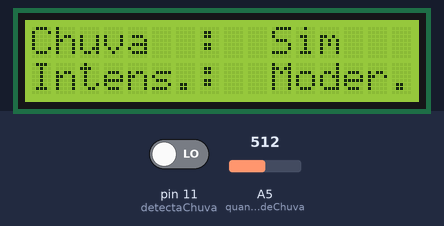
The sketch below on a simulated Arduino Uno, built with avr-gcc and run on an emulated ATmega328P. Shown: 16×2 character LCD. The test bench sets the inputs (shaded band); at power-on: A5 (quantidadeChuva) = 512, pin 11 (detectaChuva) LOW. What the sketch prints to the serial monitor is not drawn.

Above: at 1.2 s.
1.3 s: A5 (quantidadeChuva) set to 610
At 3.2 s:
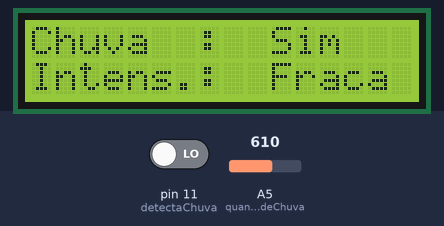
3.5 s: pin 11 (detectaChuva) driven HIGH
At 5.2 s:
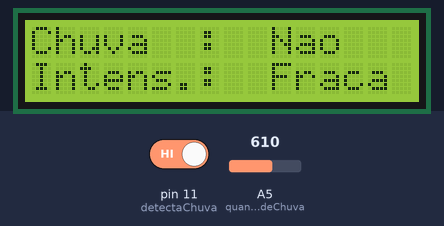
5.5 s: A5 (quantidadeChuva) set to 590
At 6.9 s:
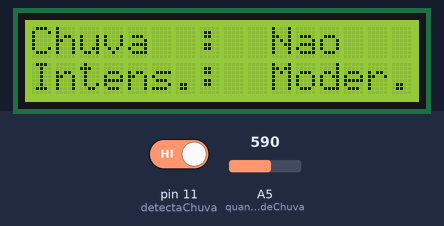
7.5 s: A5 (quantidadeChuva) set to 390
At 8.7 s:
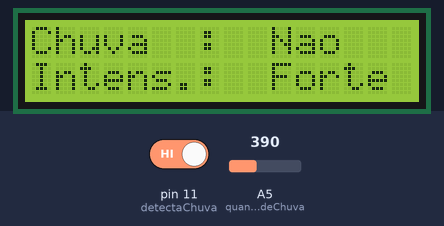
9.5 s: pin 11 (detectaChuva) driven LOW
At 10.4 s:
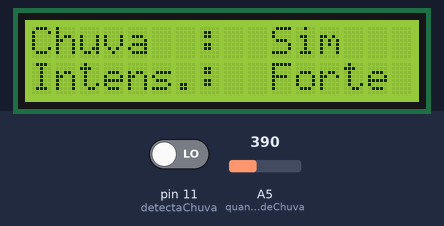
11.5 s: A5 (quantidadeChuva) set to 900
At 13.3 s:
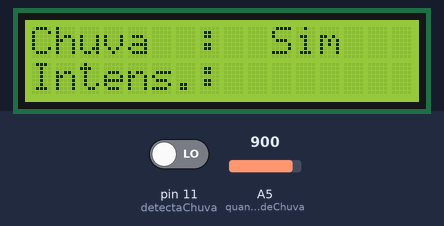
Timing chart, 0 to 14.6 s (numbered marks = the images above; inputs shaded):
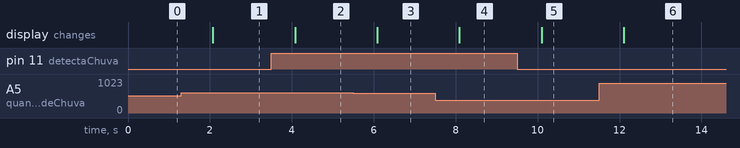

The sketch:

PRG_4_4.ino
```cpp
#include <LiquidCrystal.h>
int detectaChuva = 11; // D11
int quantidadeChuva = A5; // A5
int valor_detectorChuva = 0; //Armazena o valor lido do pino digital
int valor_quantidadeChuva = 0; //Armazena o valor lido do pino analogico
const int portaSerial = 9600;

const int rs = 8, en = 9, d4 = 4, d5 = 5, d6 = 6, d7 = 7;
LiquidCrystal lcd(rs, en, d4, d5, d6, d7);

void setup()
{
  lcd.begin(16, 2);
  pinMode(detectaChuva, INPUT);
  pinMode(quantidadeChuva, INPUT);
  Serial.begin(portaSerial);
  lcd.setCursor(0,0);
  lcd.print("Chuva  : ");
  lcd.setCursor(0,1);
  lcd.print("Intens.: ");
}

void loop()
{
  valor_detectorChuva = digitalRead(detectaChuva);
  valor_quantidadeChuva = analogRead(quantidadeChuva);

  Serial.print("Valor digital : ");
  Serial.print(valor_detectorChuva);
  Serial.print(" - Valor analogico : ");
  Serial.println(valor_quantidadeChuva);

  lcd.setCursor(10,0);
  if (valor_detectorChuva == 1)
    lcd.print("Nao");
  else
    lcd.print("Sim");


  lcd.setCursor(10,1);
  lcd.print("      ");
  lcd.setCursor(10,1);

  if (valor_quantidadeChuva >900 && valor_quantidadeChuva <1023)
    lcd.print("----");
  else if (valor_quantidadeChuva >600 && valor_quantidadeChuva <900)
    lcd.print("Fraca");
  else if (valor_quantidadeChuva>400 && valor_quantidadeChuva <600)
    lcd.print("Moder.");
  else if (valor_quantidadeChuva <400)
    lcd.print("Forte");

  delay(1000);
}
```

Measured:
- after the input at 1.3 s, the display: changes after 0.77 s (image 1)
- after the input at 3.5 s, the display: changes after 0.58 s (image 2)
- after the input at 5.5 s, the display: changes after 0.59 s (image 3)
- after the input at 7.5 s, the display: changes after 0.59 s (image 4)
- after the input at 9.5 s, the display: changes after 0.60 s (image 5)
- after the input at 11.5 s, the display: changes after 0.60 s (image 6)
